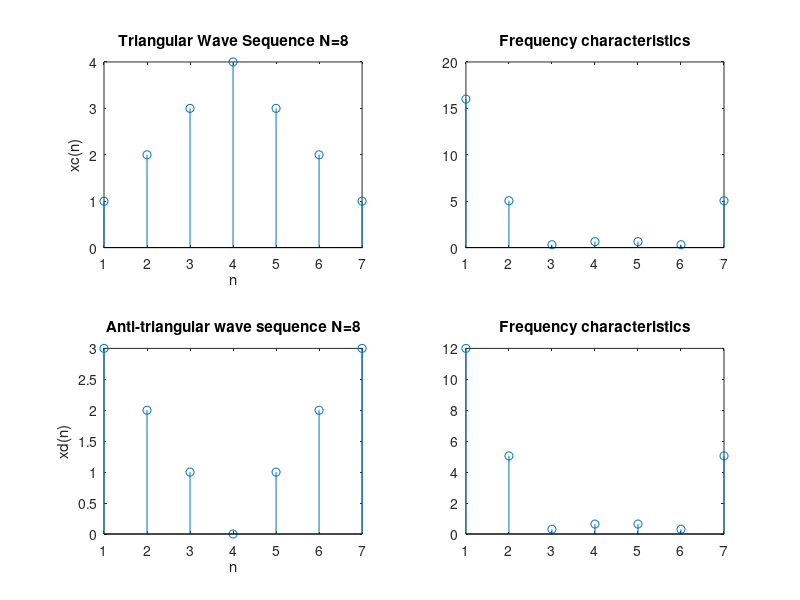

Here is the MATLAB script that generated this plot:
clear
n = 1:3;
    xc(n)=n;
n = 4:7;
    xc(n)=8-n;
n = 1:3;
    xd(n)=4-n;
n = 4:7;
    xd(n)=n-4;

clc;
n = 1:7;
subplot(2,2,1);
stem(n,xc);
xlabel('n');
ylabel('xc(n)');
title('Triangular Wave Sequence N=8');      % ?????
subplot(2,2,2);
hc(1:7)=fft(xc(1:7));
stem(n,abs(hc));
title('Frequency characteristics');     % ????

n = 1:7;
subplot(2,2,3);
stem(n,xd);
xlabel('n');
ylabel('xd(n)');
title('Anti-triangular wave sequence N=8'); % ??????
subplot(2,2,4);
hd(1:7)=fft(xd(1:7));
stem(n,abs(hd));
title('Frequency characteristics');      % ????




